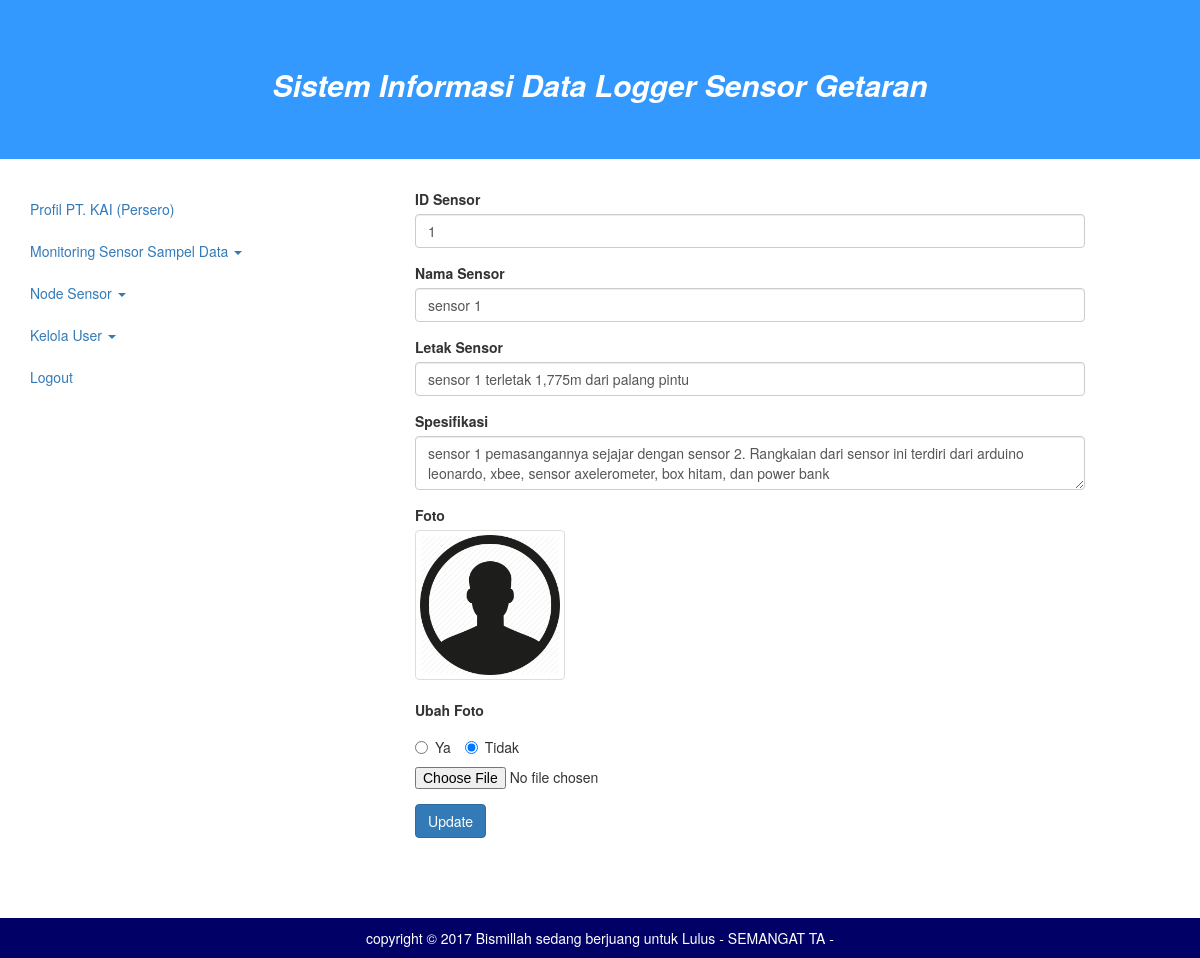
The page /index.php?page=sensor-edit&id_sensor=1 (signed in) on the database its author committed.
### tables this page shows
CREATE TABLE `tambah` (
  `nama_sensor` varchar(15) NOT NULL,
  `id_sensor` varchar(10) NOT NULL,
  `letak_sensor` varchar(50) NOT NULL,
  `spek_sensor` varchar(700) NOT NULL,
  `foto` varchar(100) NOT NULL
);

### sensor-edit.php (the view)
<?php
	$id_sensor = $_GET['id_sensor'];
	$q = $link->query("SELECT * FROM tambah WHERE id_sensor='".$id_sensor."'");
	$r = $q->fetch_assoc();
?>
<form action="sensor-op.php" method="POST" enctype="multipart/form-data">
	<div class="form-group">
		<label for="id_sensor">ID Sensor</label>
		<input type="text" name="id_sensor" id="id_sensor" class="form-control" value="<?php echo $r['id_sensor']; ?>" required>
	</div>
	<div class="form-group">
		<label for="nama_sensor">Nama Sensor</label>
		<input type="text" name="nama_sensor" id="nama_sensor" class="form-control" value="<?php echo $r['nama_sensor']; ?>" required>
	</div>
	<div class="form-group">
		<label for="letak_sensor">Letak Sensor</label>
		<input type="text" name="letak_sensor" id="letak_sensor" class="form-control" value="<?php echo $r['letak_sensor']; ?>" required>
	</div>
	<div class="form-group">
		<label for="spek_sensor">Spesifikasi</label><br>
		<textarea name="spek_sensor" id="spek_sensor" class="form-control"><?php echo $r['spek_sensor']; ?></textarea>
	</div>
	<div class="form-group">
		<label>Foto</label>
	<?php
		if (!empty($r['foto'])) {
			echo "
				<img src='assets/upload/".$r['foto']."' width='150px' height='150px' class='thumbnail'>
			</div>
			<div class='form-group'>
				<label>Ubah Foto</label>
				<div class='radio'>
					<label class='radio-inline'>
						<input type='radio' name='change' value='yes'>
						Ya
					</label>
					<label class='radio-inline'>
						<input type='radio' name='change' value='no' checked>
						Tidak
					</label>
				</div>
				<input type='file' name='foto' id='foto'>
			";
		}
		else {
			echo "
			<input type='file' name='foto' id='foto'>
			";
		}
	?>
	</div>
	<input type="submit" name="op" value="Update" class="btn btn-primary">
</form>

### rows shown on the page
tambah: id_sensor "1", nama_sensor "sensor 1", letak_sensor "sensor 1 terletak 1,775m dari palang pintu", spek_sensor "sensor 1 pemasangannya sejajar dengan sensor 2. Rangkaian dari sensor ini terdiri dari arduino leonardo, xbee, sensor axelerometer, box hitam, dan power bank", foto (picture)
